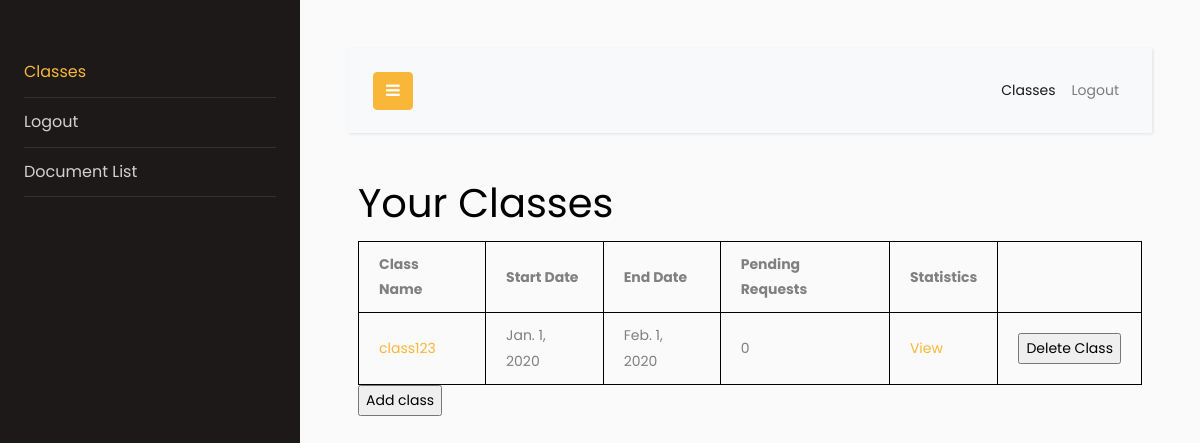
Page /read/teacher/classes/ (signed in) on the committed database.
### read/models.py (models this page shows, shortened)
class Classroom(models.Model):
    name = models.SlugField(max_length = 100, blank=False)
    start_date = models.DateField(blank=False)
    end_date = models.DateField(blank=False)
    teacher = models.ForeignKey(Teacher, on_delete=models.CASCADE, blank=False)

### read/views.py (the view)
# urls.py: path('teacher/classes/', views.teacher_classes_view, name='teacher_classes_view'),
@login_required
@user_passes_test(user_is_teacher)
@user_passes_test(user_not_admin, login_url='/read/admin_redirected')
def teacher_classes_view(request):
    action = request.POST.get('action')
    if(action == 'add_class'):
        return HttpResponseRedirect(reverse('teacher_adds_classroom_view'))
    elif(action == 'delete'):
        class_name = request.POST.get('class_name')
        assert class_name is not None
        _class = Classroom.objects.get(name=class_name)
        _class.delete()
    else:
        assert action is None
    cur_teacher = Teacher.objects.get(user_id=request.user.id)
    try:
        classes = Classroom.objects.filter(teacher_id=cur_teacher.user_id)
        pending_requests = [0 for x in range(classes.count())]
        for idx, _class in enumerate(classes):
            pending_requests[idx] = Enrolled_in.objects.filter(classroom=_class, status = False).count()
    except(Classroom.DoesNotExist):
        classes = None
        pending_requests = None
    return render(request, 'read/teacher/teacher_classes.html', {'classes' : classes, 'pending_requests' : pending_requests})

### read/templatetags/my_index_filter.py (called while the page is built)
@register.filter(name='index')
def index(value, idx):
    return value[idx]

### read/views.py (called while the page is built)
def user_is_teacher(user):
    return user.is_teacher

def user_not_admin(user):
    return not user.is_superuser

### read/templates/read/teacher/teacher_classes.html (shortened to what this page needs)
{% extends "./teacher_base.html" %}
{% block content %}
{% load my_index_filter %}
    <h1>Your Classes</h1>
    <table>
        <th>Class Name</th>
        {% if classes %}
            <th>Start Date</th>
            <th>End Date</th>
            <th>Pending Requests</th>
            <th> Statistics</th>
        {% endif %}
        {% for class in classes %}
            <tr>
                <td><a href="{% url 'teacher_specific_class_view' class.name %}">{{ class.name }}</a></td>
                <td>{{ class.start_date }}</td>
                <td>{{ class.end_date }}</td>
                <td>{{ pending_requests|index:forloop.counter0 }}</td>
                <td><a href="{% url 'teacher_stats_view' class.name %}" >View</a></td>
                <td>
                    <form action="{% url 'teacher_classes_view' %}" method="post">
                        <input type="submit" value="Delete Class">
                    </form>
                </td>
            </tr>
            {% empty %}
            <tr>
                <td>No Classes</td>
            </tr>
        {% endfor %}
    </table>
    <form action="{% url 'teacher_classes_view' %}" method="post">
        <input type="submit" value="Add class">
    </form>
{% endblock %}

### read/static/read/teacher_base.css (style rules this page uses)
body { font-family: "Lato", sans-serif; }
table { border-collapse: collapse; border: 1px solid black; }
td, th { border: 1px solid black; padding: 10px 20px; }

### rows in the picture
Classroom: name "class123", start_date "Jan. 1, 2020", end_date "Feb. 1, 2020", counter0 "0"
